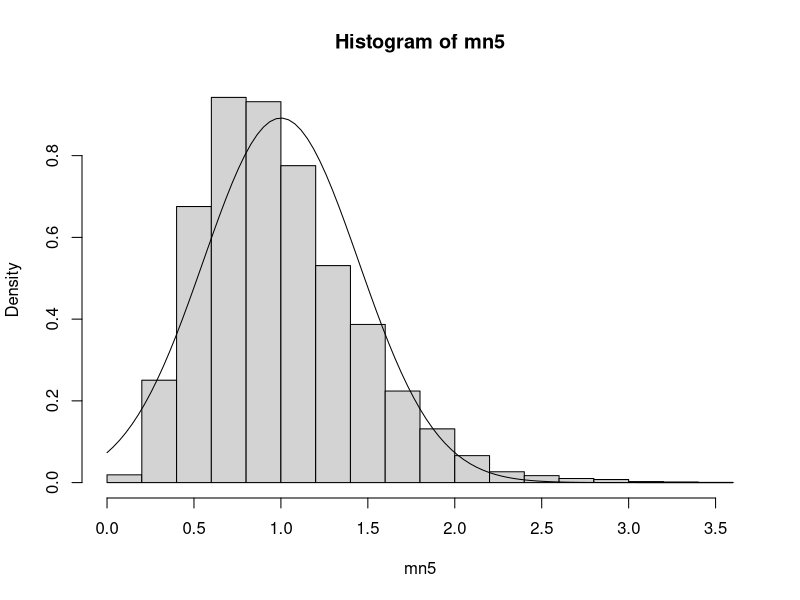
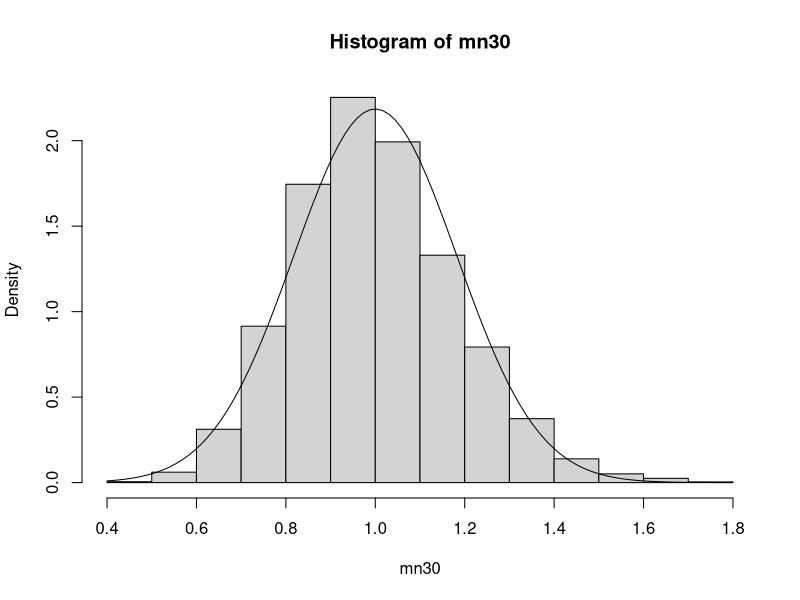
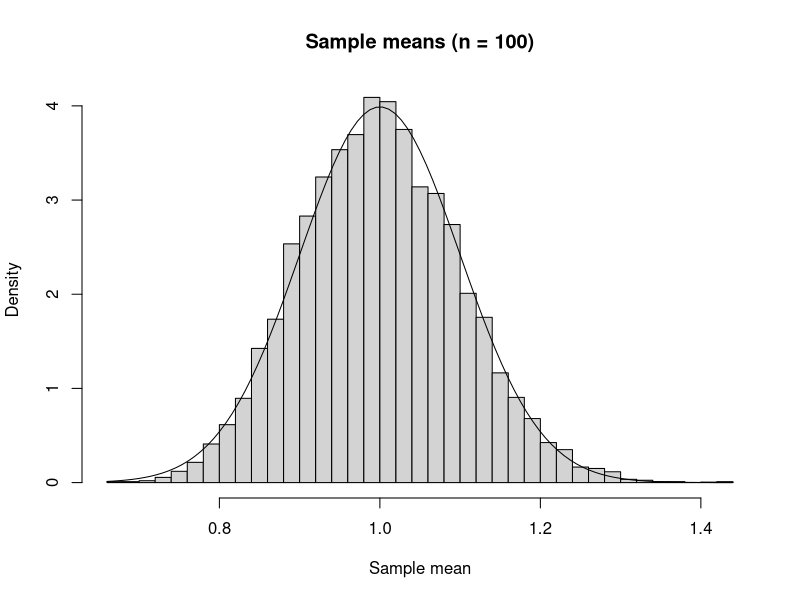
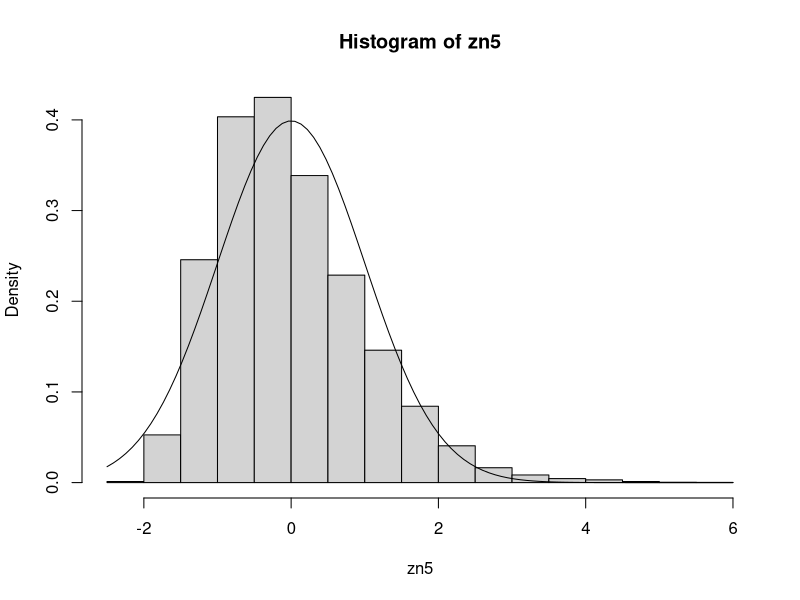
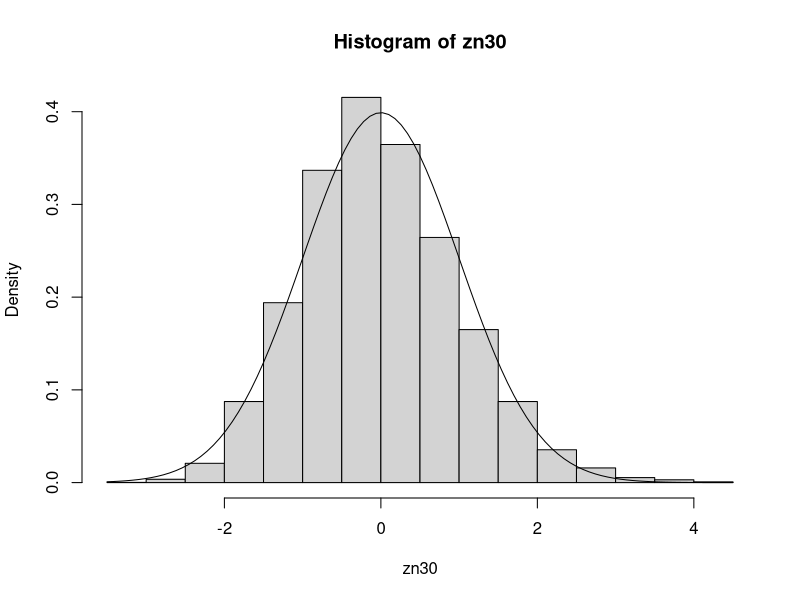
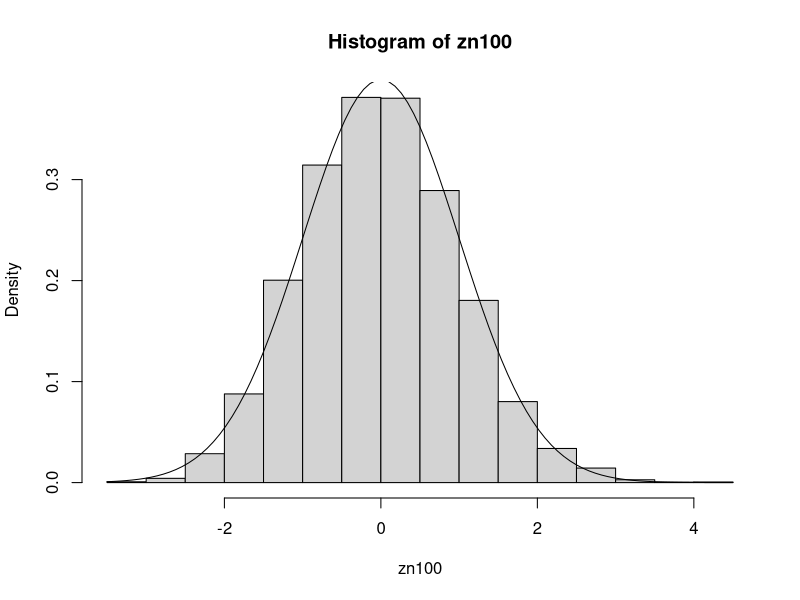
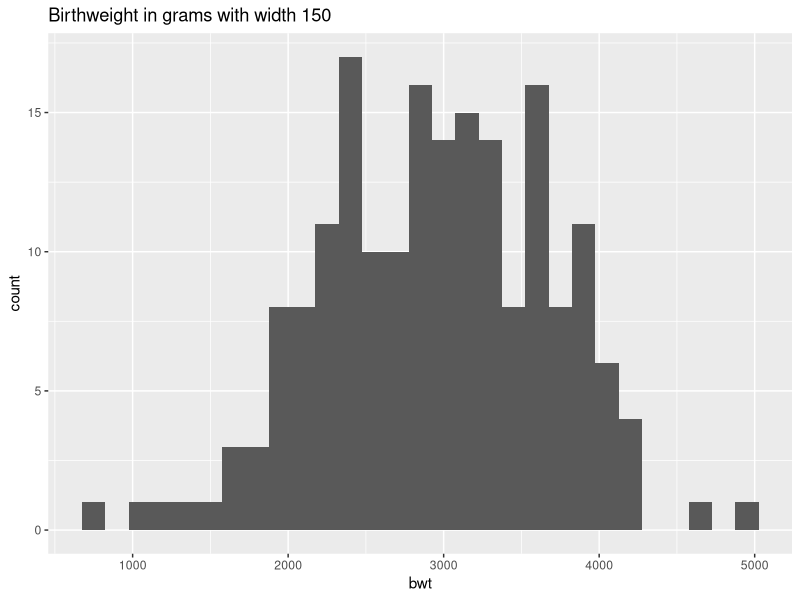
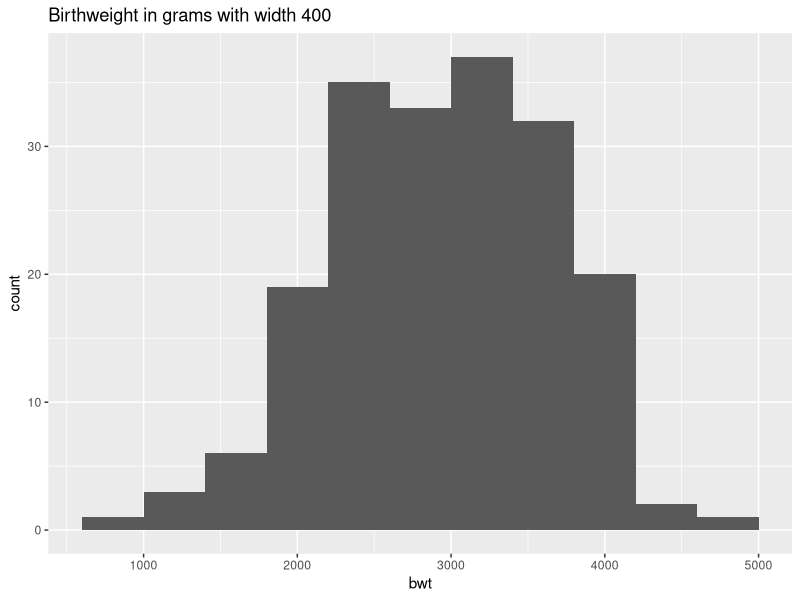

Recreate these plots in R, in order.
## ---- chunk 1
knitr::opts_chunk$set(echo = TRUE, message = FALSE, warning = FALSE)
set.seed(123)
## ---- chunk 2
x <- c(1, 2, 2, 3, 3, 3)
g <- factor(c("A","B","A","B","B","A"))
df <- data.frame(x = x, g = g)
str(df)
## ---- chunk 3
    tapply(df$x, df$g, mean)
## ---- chunk 4
    n <- 50000
    draws = sample(1:100,n,T)
    mean(draws%%3==0)
    mean(draws%%3==0|draws%%5==0)
## ---- chunk 5
    n5 <- replicate(10000,rexp(5,1))
    n30 <- replicate(10000,rexp(30,1))
    n100 <- replicate(10000,rexp(100,1))
## ---- chunk 6
    mn5 <- colMeans(n5)
    mn30 <- colMeans(n30)
    mn100 <- colMeans(n100)
## ---- chunk 7
    hist(mn5, probability = TRUE)
    curve(dnorm(x, mean = 1, sd = 1/sqrt(5)), add = TRUE)

    hist(mn30, probability = TRUE)
    curve(dnorm(x, mean = 1, sd = 1/sqrt(30)), add = TRUE)

    hist(mn100, probability = TRUE, breaks = 40,
         main = "Sample means (n = 100)",
         xlab = "Sample mean")

    curve(dnorm(x, mean = 1, sd = 1/sqrt(100)), add = TRUE)
## ---- chunk 8
    mu <- 1
    sigma <- 1
    zn5 <- (mn5-1)/(sigma/sqrt(5))
    zn30 <- (mn30-1)/(sigma/sqrt(30))
    zn100 <- (mn100-1)/(sigma/sqrt(100))
## ---- chunk 9
    hist(zn5,probability = T)
    curve(dnorm(x,0,1),add = T)

    hist(zn30,probability = T)
    curve(dnorm(x,0,1),add = T)

    hist(zn100,probability = T)
    curve(dnorm(x,0,1),add = T)
## ---- chunk 10
library(MASS)
library(dplyr)
library(ggplot2)
library(forcats)

data(birthwt)

bwt <- birthwt %>%
  mutate(
    smoke = factor(smoke, levels = c(0,1), labels = c("No","Yes")),
    ht    = factor(ht, levels = c(0,1), labels = c("No","Yes")),
    ui    = factor(ui, levels = c(0,1), labels = c("No","Yes")),
    low   = factor(low, levels = c(0,1), labels = c("No","Yes"))
  )
## ---- chunk 11
    ggplot(bwt, aes(x=bwt))+
      geom_histogram(binwidth = 150)+
      ggtitle("Birthweight in grams with width 150")

    ggplot(bwt, aes(x=bwt))+
      geom_histogram(binwidth = 400)+
      ggtitle("Birthweight in grams with width 400")
## ---- chunk 12
    ggplot(bwt, aes(x=bwt))+
      stat_ecdf()+
      ggtitle("ECDF for bwt")
## ---- chunk 13
    mean(bwt$bwt <= 2500)
## ---- chunk 14
    ggplot(bwt, aes(x=bwt, y=smoke))+
      geom_boxplot()
## ---- chunk 15
    bwt %>% group_by(smoke)%>% summarise(median(bwt, na.rm= T))
## ---- chunk 16

## ---- chunk 17
    contab <- table(bwt$smoke,bwt$low)
    contab
## ---- chunk 18
    probtab <- prop.table(contab,1)
    probtab
## ---- chunk 19
    chisq.test(contab)
## ---- chunk 20
    plot(bwt$bwt,bwt$lwt)
## ---- chunk 21
    cor(bwt$bwt,bwt$lwt)
## ---- chunk 22
fit <- lm(bwt$bwt ~ bwt$lwt)
summary(fit)
## ---- chunk 23
confint(fit,"bwt$lwt",level = 0.95)
## ---- chunk 24
#Since p < 0.05, we reject H₀ and conclude that maternal weight is significantly associated with birth weight.

## ---- chunk 25
fit <- lm(bwt ~ lwt, data = bwt)
x0 <- 130
pred_ci <- predict(fit,newdata = data.frame(lwt = x0),interval = "confidence",level = 0.95)
pred_ci

pred_pi <- predict(fit,newdata = data.frame(lwt = x0),interval = "prediction",level = 0.95)
pred_pi


## ---- chunk 26
e <- residuals(fit)
plot(e,
     xlab = "Observation index",
     ylab = "Residuals",
     main = "Residuals vs Observation Index")
abline(h = 0, col = "red")

qqnorm(e)
qqline(e, col = "red")

## ---- chunk 27
t.test(bwt$bwt,conf.level= 0.95)
